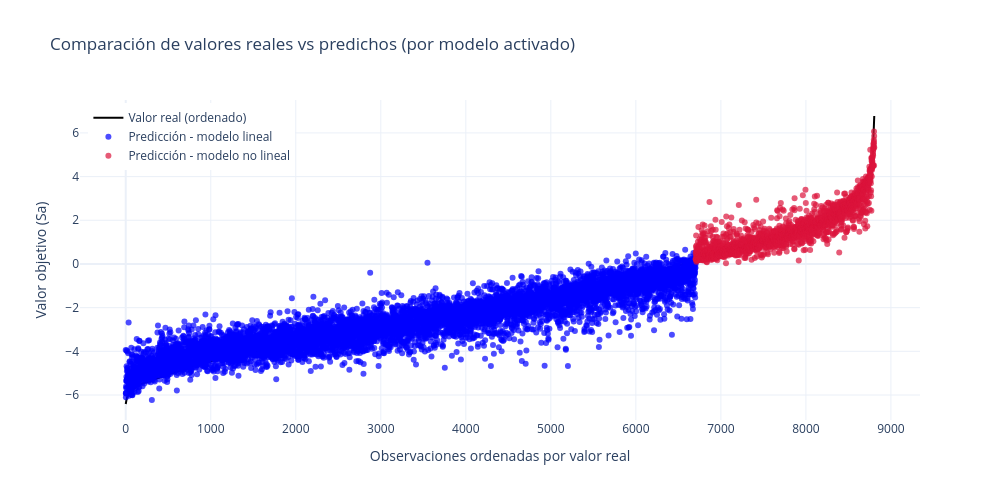

Source (notebook cell):
### Code cell
import numpy as np
import plotly.graph_objects as go

# Asegúrate de tener:
# yexp                → np.exp(y)
# y_pred_finalexp     → np.exp(y_pred_final)
# modelo_elegido      → array con 'lineal' o 'no_lineal'

# Ordenar por valor real
orden = np.argsort(y)
y_real_ordenado = y[orden]
y_pred_ordenado = y_pred_final[orden]
modelo_ordenado = modelo_elegido[orden]

# Separar índices por tipo de modelo
idx_lineal = np.where(modelo_ordenado == 'lineal')[0]
idx_no_lineal = np.where(modelo_ordenado == 'no_lineal')[0]

# Crear figura interactiva
fig = go.Figure()

# Línea de valores reales
fig.add_trace(go.Scatter(
    x=np.arange(len(y_real_ordenado)),
    y=y_real_ordenado,
    mode='lines',
    name='Valor real (ordenado)',
    line=dict(color='black')
))

# Puntos del modelo lineal
fig.add_trace(go.Scatter(
    x=idx_lineal,
    y=y_pred_ordenado[idx_lineal],
    mode='markers',
    name='Predicción - modelo lineal',
    marker=dict(color='blue', size=6, opacity=0.7)
))

# Puntos del modelo no lineal
fig.add_trace(go.Scatter(
    x=idx_no_lineal,
    y=y_pred_ordenado[idx_no_lineal],
    mode='markers',
    name='Predicción - modelo no lineal',
    marker=dict(color='crimson', size=6, opacity=0.7)
))

# Layout
fig.update_layout(
    title='Comparación de valores reales vs predichos (por modelo activado)',
    xaxis_title='Observaciones ordenadas por valor real',
    yaxis_title='Valor objetivo (Sa)',
    legend=dict(x=0.01, y=0.99),
    template='plotly_white',
    height=500,
    width=1000
)

fig.show()

### Figure 1 — Plotly figure (JSON) as saved in the notebook; plotly's stock layout.template omitted (floating-point values rounded to 4 significant figures; data arrays with more than 128 entries replaced by an {"elided": "..."} marker saying what was removed)
{"data": [{"line": {"color": "black"}, "mode": "lines", "name": "Valor real (ordenado)", "type": "scatter", "x": {"elided": "8805 int values"}, "y": {"elided": "8805 float values"}}, {"marker": {"color": "blue", "opacity": 0.7, "size": 6}, "mode": "markers", "name": "Predicción - modelo lineal", "type": "scatter", "x": {"elided": "6703 int values"}, "y": {"elided": "6703 float values"}}, {"marker": {"color": "crimson", "opacity": 0.7, "size": 6}, "mode": "markers", "name": "Predicción - modelo no lineal", "type": "scatter", "x": {"elided": "2102 int values"}, "y": {"elided": "2102 float values"}}], "layout": {"height": 500, "legend": {"x": 0.01, "y": 0.99}, "title": {"text": "Comparación de valores reales vs predichos (por modelo activado)"}, "width": 1000, "xaxis": {"title": {"text": "Observaciones ordenadas por valor real"}}, "yaxis": {"title": {"text": "Valor objetivo (Sa)"}}}}
